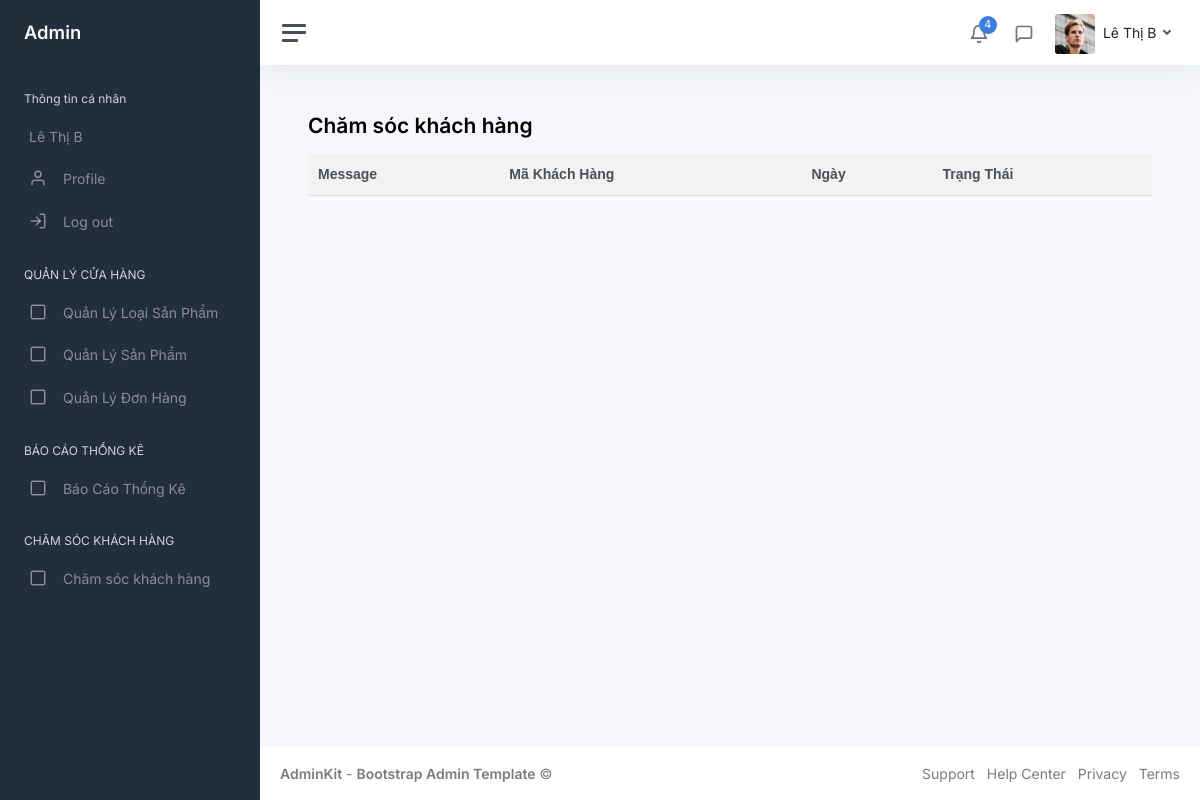
/employee_responses.php (signed in), run on an earlier commit of the app's database.
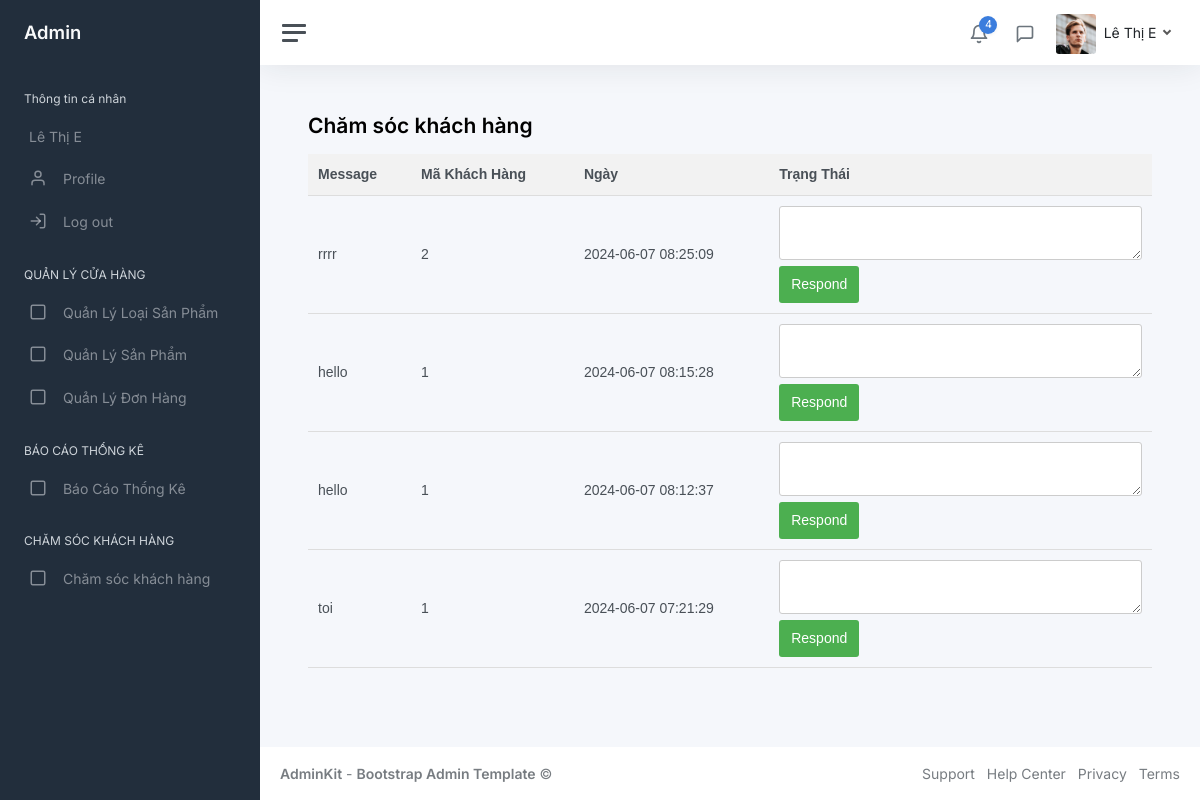
And on a later commit of the database.
### tables this page shows
CREATE TABLE `messages` (
  `MaMess` int(11) NOT NULL,
  `MaUser` int(11) NOT NULL,
  `Message` text NOT NULL,
  `NgayMess` timestamp NOT NULL DEFAULT current_timestamp(),
  `TrangThaiTN` varchar(100) NOT NULL
);

### employee_responses.php (the view, shortened to what the changed rows need)
<?php
include('Connect.php');
$sql = "SELECT MaMess, m.MaUser, m.message, m.NgayMess, u.HoTen AS user_name
        FROM messages m
        JOIN user u ON m.MaUser = u.MaUser
        WHERE m.TrangThaiTN = 'Chưa xử lý'
        ORDER BY m.NgayMess DESC";
$stmt = $pdo->prepare($sql);
$stmt->execute();
$messages = $stmt->fetchAll(PDO::FETCH_ASSOC);
?>
<!DOCTYPE html>
<html>
<head>
    <link href="css/app.css" rel="stylesheet">
</head>
<body>
    <div class="wrapper">
        <?php include('AdminSidebarMenu.php'); ?>
        <div class="main">
            <?php include('AdminNavbarMenu.php'); ?>
            <main class="content">
                <div class="container-fluid p-0">
                    <h1 class="h3 mb-3"><strong> Chăm sóc khách hàng</strong></h1>
                    <table>
                        <thead>
                            <tr>
                                <th>Message</th>
                                <th>Mã Khách Hàng</th>
                                <th>Ngày</th>
                                <th>Trạng Thái</th>
                            </tr>
                        </thead>
                        <tbody>
                            <?php foreach ($messages as $message) { ?>
                                <tr>
                                    <td><?php echo htmlspecialchars($message['message']); ?></td>
                                    <td><?php echo htmlspecialchars($message['MaUser']); ?></td>
                                    <td><?php echo date('Y-m-d H:i:s', strtotime($message['NgayMess'])); ?></td>
                                    <td>
                                        <form method="POST" action="">
                                            <textarea name="response"></textarea>
                                            <button type="submit">Respond</button>
                                        </form>
                                    </td>
                                </tr>
                            <?php } ?>
                        </tbody>
                    </table>
                </div>
            </main>
        </div>
    </div>
</body>
</html>

### AdminSidebarMenu.php (shortened to what the changed rows need)
<?php
if (isset($_SESSION['user_id'])) {
	$userName = $_SESSION['user_name'];
}
?>
<nav id="sidebar" class="sidebar js-sidebar">
	<div class="sidebar-content js-simplebar">
		<ul class="sidebar-nav">
			<li class="sidebar-item">
				<a class="sidebar-link" href="ThongTinAdmin.php">
					<span class="align-middle"><?php echo $userName ?></span>
				</a>
			</li>
		</ul>
	</div>
</nav>

### AdminNavbarMenu.php (shortened to what the changed rows need)
<?php
if (isset($_SESSION['user_id'])) {
	$userName = $_SESSION['user_name'];
}
?>
<nav class="navbar navbar-expand navbar-light navbar-bg">
	<div class="navbar-collapse collapse">
		<ul class="navbar-nav navbar-align">
			<li class="nav-item dropdown">
				<a class="nav-link dropdown-toggle d-none d-sm-inline-block" href="#" data-bs-toggle="dropdown">
					<img src="img/avatars/avatar.jpg" class="avatar img-fluid rounded me-1" alt="Charles Hall" />
					<span class="text-dark"><?php echo $userName ?></span>
				</a>
			</li>
		</ul>
	</div>
</nav>

What changed in the data, as far as the page shows it:
added messages: Message "rrrr", MaUser "2", NgayMess "2024-06-07 08:25:09"
added messages: Message "hello", MaUser "1", NgayMess "2024-06-07 08:15:28"
added messages: Message "hello", MaUser "1", NgayMess "2024-06-07 08:12:37"
added messages: Message "toi", MaUser "1", NgayMess "2024-06-07 07:21:29"
Also different on the page:
$userName: "Lê Thị B" → "Lê Thị E"
